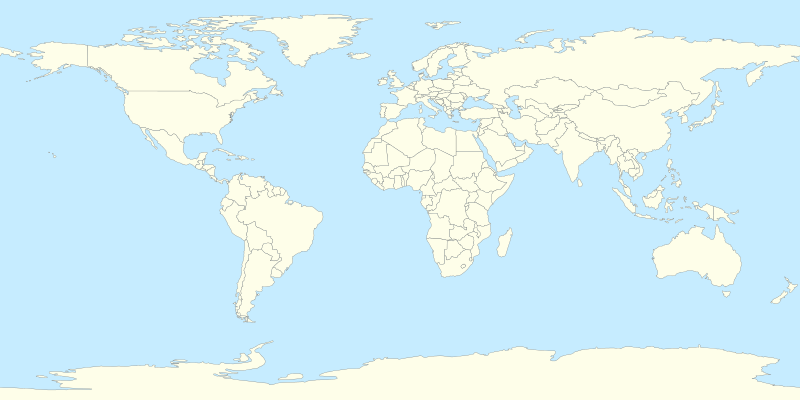
#> input picture worldmap.png, 800 x 400 px, found by its file name
$ jupyter execute --allow-errors ais-data_map2.ipynb
#> lines starting #> are read from the running program, lines starting #| are printed output that depends on the picture; after the words box and inside, x2 and y2 are one past the last pixel; in counts of white or black regions, pixels touching at a corner belong together
[cell 1]
import datetime
from datetime import timedelta
from collections import OrderedDict

import pandas as pd
import numpy as np
from glob import glob
from tqdm import tqdm
import matplotlib.pyplot as plt
from multiprocessing import Pool

start_date = datetime.datetime(2016,1,1)
day_count = 960
days = []
for single_date in (start_date + timedelta(n) for n in range(day_count)):
    days.append(
        str(single_date.year)
        +"/"+"{:02}".format(single_date.month)
        +"/"+"{:02}".format(single_date.day))
maps = OrderedDict(zip(days, np.zeros([day_count, 360, 180, 1])))

[cell 2]
files = glob("data/AIS_clean/*")
files = sorted([file for file in files if not '~' in file])
#> (the rest of this cell did not finish here and is left out)

[cell 3]
def f(file):
    df = pd.read_csv(file, index_col=0)
    for index, row in df.iterrows():
        try:
            x, y = int(row['X']), int(row['Y'])
            maps[index][x, y, 0] +=1
        except:
            print(file, index)

[cell 4]
for file in tqdm(files):
    f(file)

[cell 5]
# color = sorted(np.random.choice([0,1,2,3], 3, replace=False))
# color

[cell 6]
import cv2
wmap = cv2.imread("/home/nama/Desktop/worldmap.png")
#> wmap is the input picture: shape (400, 800, 3); mean B, G, R 246, 239.8, 214.3
wmap = cv2.resize(wmap, (360,180))
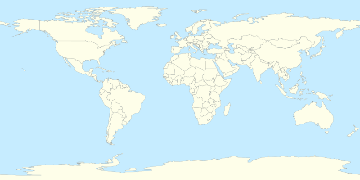
#> wmap: shape (180, 360, 3); mean B, G, R 246, 239.8, 214.3
wmap = cv2.cvtColor(wmap, cv2.COLOR_BGR2HSV)
#> wmap: shape (180, 360, 3); mean H, S, V 77.9, 44.5, 252.4
wmap = np.where(wmap[:,:,0]>90, 0, 1)
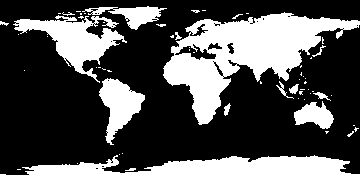
#> wmap: shape (180, 360) int64; values 0 (black) and 1 (white), 32.7% white; 62 white regions (47 under 20 px), largest, box (x1, y1, x2, y2) and area: (163, 12, 360, 125) 8831, (0, 155, 360, 180) 5988, (13, 15, 127, 83) 2795
print(wmap.shape)
#| (180, 360)
plt.figure(figsize=(20,20)); plt.imshow(wmap)
wmap = np.reshape(wmap, [180,360,1])*255
print(wmap.shape)
#| (180, 360, 1)

[cell 7]
# key = np.random.choice(list(maps.keys()))
t = np.random.randint(len(maps.keys()))
for i in range(30):
    key = list(maps.keys())[t+i]
    print(key, end=" ")
    img = maps[key][:,:,0:1].transpose([1,0,2])
    for k in range(1):
        print(img[:,:,k].max())
        img[:,:,k] -= img[:,:,k].min()
        img[:,:,k] /= img[:,:,k].max()
        img[:,:,k] *= 255
    img = np.uint(img)[::-1]
    img = np.where(img>0, 255, 0)
    path = "ais-map-c_"+key.replace('/', '-')+".png"
    temp = np.uint(np.concatenate([img,img,wmap], 2))
    plt.figure(figsize=(12,6)); plt.imshow(temp); plt.savefig("img/"+path); plt.savefig("gif/c"+str(i)+".png")
#> this loop made 30 passes
#> pass 1, `plt.figure(figsize=(12, 6))`:
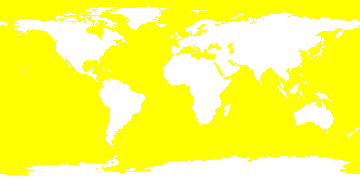
#> shown: shape (180, 360, 3); mean R, G, B 255, 255, 83.4
#> after the loop: img: shape (180, 360, 1) int64; every value is 255

[cell 8]
data = []

for key, value in maps.items():
    data.append(value)

data = np.array(data)
print(data.shape)
